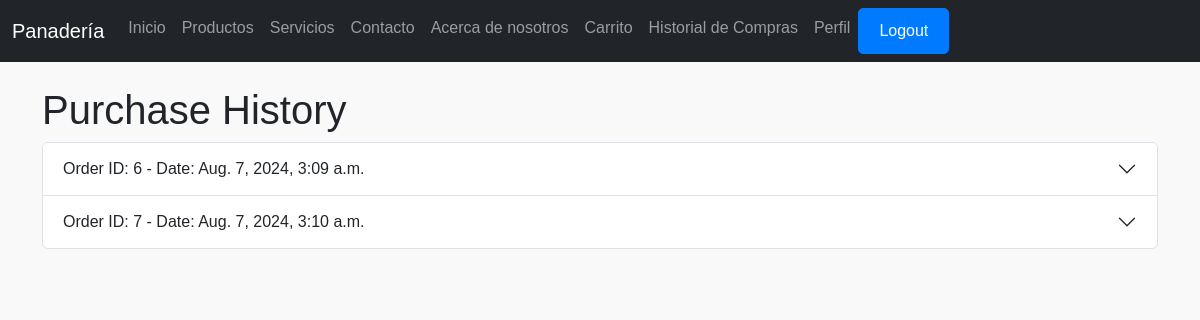
/purchase_history/ (signed in), run on the app's committed database.
### ProyectoMenu/models.py (models this page shows, shortened)
class Purchase(models.Model):
    customer = models.ForeignKey(Customer, on_delete=models.CASCADE)
    product = models.ForeignKey(Product, on_delete=models.CASCADE)
    quantity = models.PositiveIntegerField(default=1)
    purchase_date = models.DateTimeField(auto_now_add=True)
    order_id = models.PositiveIntegerField()

### ProyectoMenu/views.py (the view)
# urls.py: path('purchase_history/', views.purchase_history, name='purchase_history'),
@login_required
def purchase_history(request):
    purchases = Purchase.objects.filter(customer=request.user.customer)
    return render(request, 'paginas/purchase_history.html', {'purchases': purchases})

### ProyectoMenu/templates/paginas/Purchase_history.html (shortened to what this page needs)
{% extends 'base.html' %}
{% load static %}
{% block contenido %}
<div class="container mt-4">
    <h1>Purchase History</h1>
    {% if purchases %}
    {% regroup purchases by order_id as purchase_groups %}
    <div class="accordion" id="purchaseAccordion">
        {% for group in purchase_groups %}
        <div class="accordion-item">
            <h2 class="accordion-header" id="heading{{ forloop.counter }}">
                <button class="accordion-button collapsed" type="button" data-bs-toggle="collapse" data-bs-target="#collapse{{ forloop.counter }}" aria-expanded="false" aria-controls="collapse{{ forloop.counter }}">
                    Order ID: {{ group.grouper }} - Date: {{ group.list.0.purchase_date }}
                </button>
            </h2>
        </div>
        {% endfor %}
    </div>
    {% else %}
    <p>You have no purchase history.</p>
    {% endif %}
</div>
{% endblock %}

### ProyectoMenu/static/styles/custom.css (style rules this page uses)
body { font-family: Arial, sans-serif; margin: 0; padding: 0; background-color: #f9f9f9; }

### data on the page
Purchase: list.0.purchase_date "Aug. 7, 2024, 3:09 a.m."
Purchase: list.0.purchase_date "Aug. 7, 2024, 3:10 a.m."

### other printed values
{{ group.grouper }} "6" "7"
